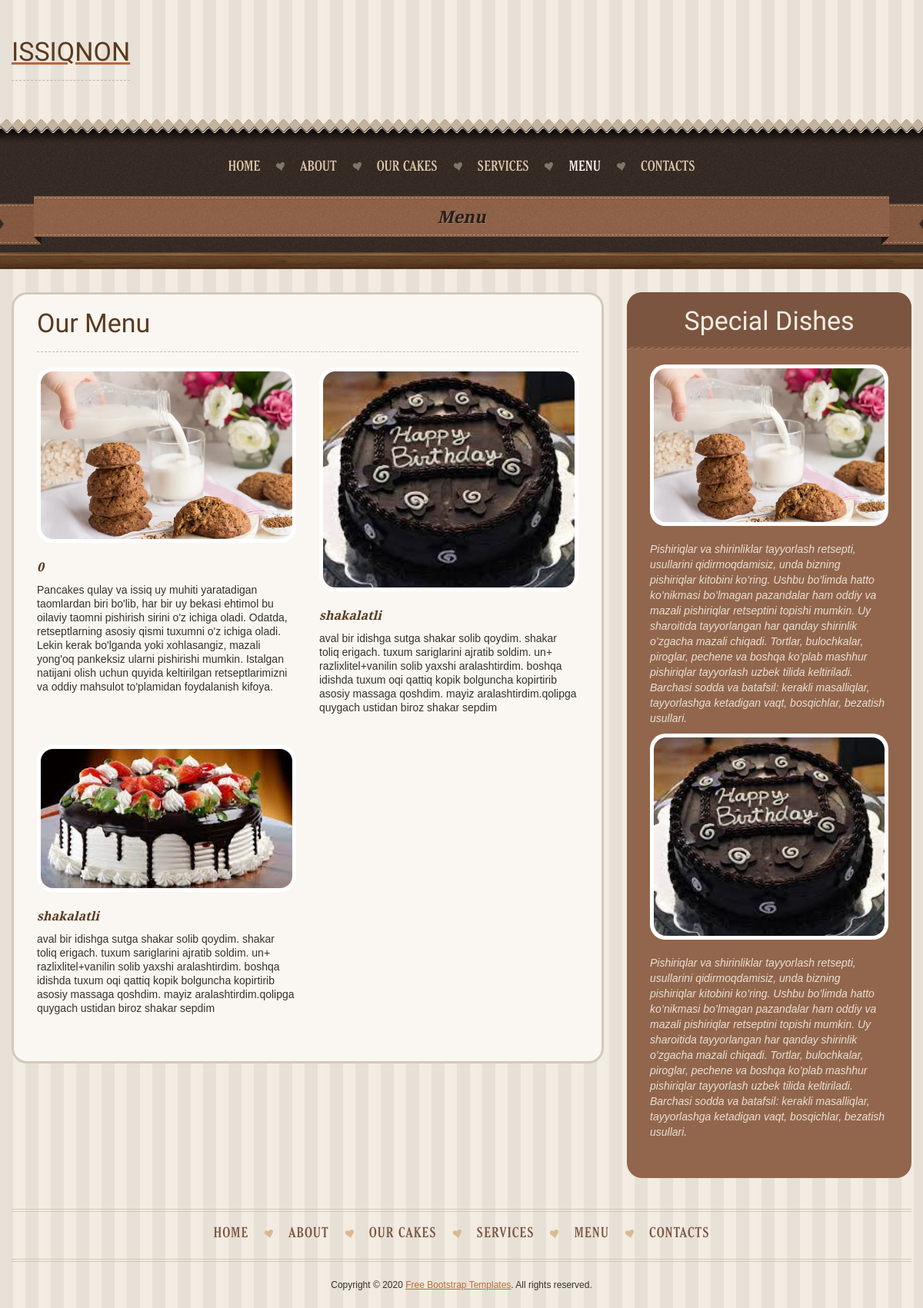
Before: /menu with the older database file.
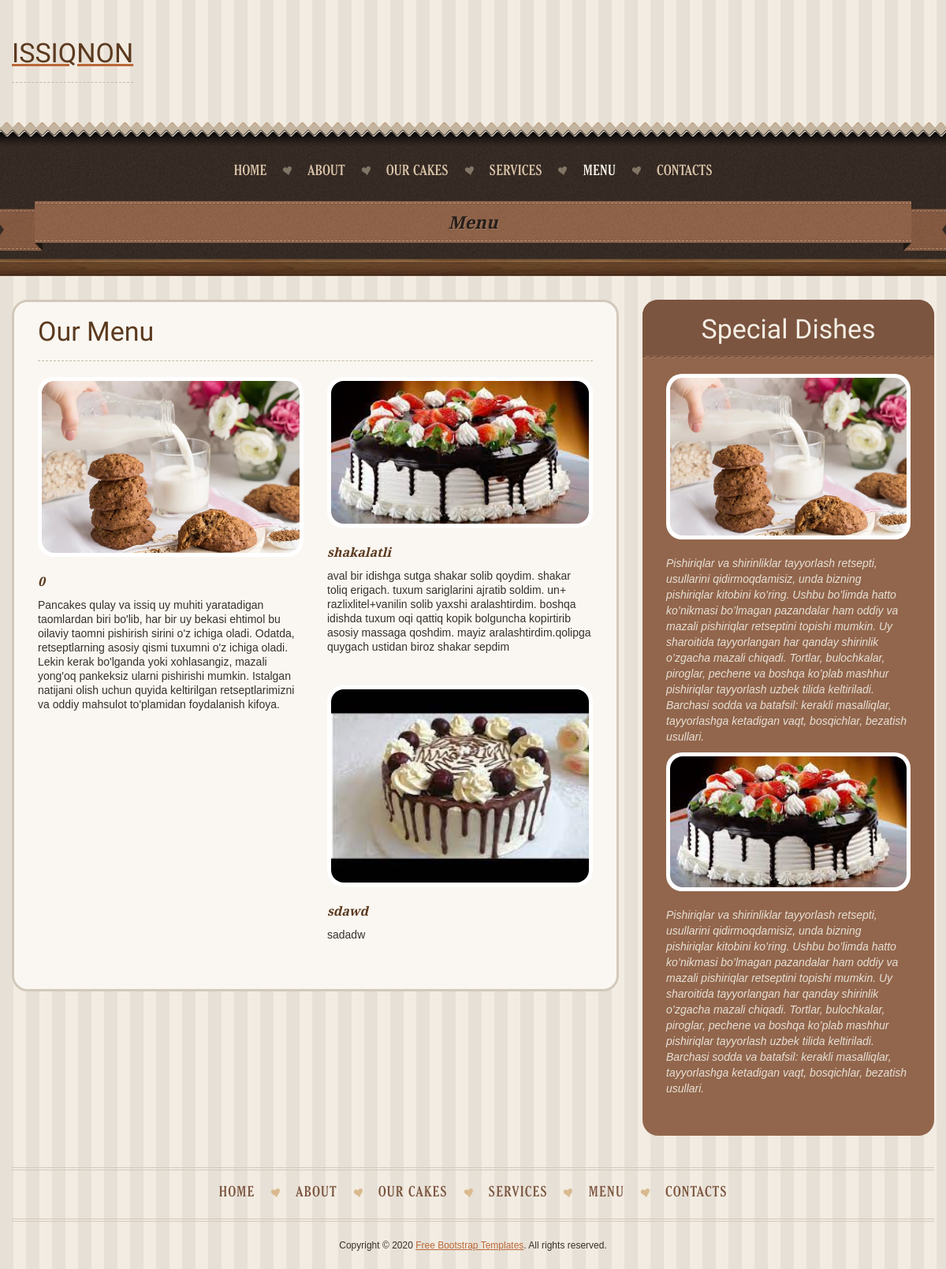
After: the same page with the newer database file.
### blog/models.py (models this page shows, shortened)
class Product(models.Model):
    category = models.ForeignKey(Category,related_name="products",on_delete=models.CASCADE,verbose_name='katalog')
    name = models.CharField(max_length=50)
    image = models.ImageField(upload_to='image')
    short_text = models.CharField(max_length=200)
    desc = models.TextField(blank=True)
    price = models.PositiveIntegerField(default=0)

### blog/views.py (the view)
# urls.py: path('menu',MenuView.as_view(),name="menu"),
class MenuView(TemplateView):
    template_name = 'index-4.html'
    def get_context_data(self, **kwargs):
        context = super().get_context_data(**kwargs)
        category = Category.objects.all()
        product = Product.objects.all()[5:]
        context = {'category':category,'product':product}
        return context

### templates/index-4.html (shortened to what this page needs)
{% load static %}
<!DOCTYPE html>
<html lang="en">
<head>
<link rel="stylesheet" href="/static/css/bootstrap.css" type="text/css" media="screen">
<link rel="stylesheet" href="/static/css/bootstrap-responsive.css" type="text/css" media="screen">
<link rel="stylesheet" href="/static/css/style.css" type="text/css" media="screen">
</head>
<body class="subpage">
<div id="main">
<div class="top1">
<div class="container">
<div class="row">
<div class="span12">
<div class="top1_inner clearfix">
	<header><div class="logo_wrapper"><a href="index.html" class="logo"><h1>ISSIQNON</h1></a></div></header>
</div>
</div>
</div>
</div>
</div>
<div class="hl1"></div>
<div class="hl2">
<div class="hl2_inner">
<div class="container">
<div class="row">
<div class="span12">
<div class="hl1_inner2">
	<div class="navbar navbar_">
		<div class="navbar-inner navbar-inner_">
			<div class="nav-collapse nav-collapse_ collapse">
				<ul class="nav sf-menu clearfix">
					<li><a href="{% url 'blog:index' %}">home</a></li>
					<li class="sub-menu sub-menu-1"><a href="{% url 'blog:about' %}">about</a>
					</li>
					<li><a href="{% url 'blog:products' %}">our cakes</a></li>
					<li><a href="{% url 'blog:service' %}">services</a></li>
					<li class="active"><a href="{% url 'blog:menu' %}">MENU</a></li>
					<li><a href="{% url 'blog:contact' %}">contacts</a></li>
				</ul>
			</div>
		</div>
	</div>
	<div class="page_title"><div class="page_title_left"></div><div class="page_title_px">Menu</div><div class="page_title_right"></div></div>
</div>
</div>
</div>
</div>
</div>
</div>
<div class="hl3"></div>
<div id="content">
<div class="container">
<div class="row">
<div class="span8">
<div class="box1">
	<h1>Our Menu</h1>
	<ul class="thumbnails thumbnails2">
        {% for p in product|slice:6 %}
		<li>
			<div class="thumbnail clearfix">
				<figure  class=""><img width="200" height="200" src="{{ p.image.url }}" alt=""></figure>
				<div class="caption">
					<h4>
						{{ p.short_text }}
					</h4>
					<p>
						{{ p.desc }}
					</p>
				</div>
			</div>
		</li>
        {% endfor %}
	</ul>
</div>
</div>
<div class="span4">
<div class="box2">
	<div class="box2_title"><h3>Special Dishes</h3></div>
	<div class="box2_inner">
		<div class="thumb4">
            {% for p in product|slice:2 %}
			<div class="thumbnail clearfix">
				<figure class="img-polaroid img-rounded"><img height="200" width="200" src="{{ p.image.url }}" alt=""></figure>
				<div class="caption">
					<p>
						Pishiriqlar va shirinliklar tayyorlash retsepti, usullarini qidirmoqdamisiz, unda bizning pishiriqlar kitobini ko’ring. Ushbu bo’limda hatto ko’nikmasi bo’lmagan pazandalar ham oddiy va mazali pishiriqlar retseptini topishi mumkin. Uy sharoitida tayyorlangan har qanday shirinlik o’zgacha mazali chiqadi. Tortlar, bulochkalar, piroglar, pechene va boshqa ko’plab mashhur pishiriqlar tayyorlash uzbek tilida keltiriladi. Barchasi sodda va batafsil: kerakli masalliqlar, tayyorlashga ketadigan vaqt, bosqichlar, bezatish usullari.
					</p>
				</div>
			</div>
            {% endfor %}
		</div>
	</div>
</div>
</div>
</div>
</div>
</div>
<div class="container">
<div class="row">
<div class="span12">
<div class="bot1">
<div class="bot1_inner">
	<div class="menu_bot">
	    <ul id="menu_bot" class="clearfix">
	      <li><a href="{% url 'blog:index' %}">home</a></li>
	      <li><a href="{% url 'blog:about' %}">about</a></li>
	      <li><a href="{% url 'blog:products' %}">our cakes</a></li>
	      <li><a href="{% url 'blog:service' %}">services</a></li>
	      <li><a href="{% url 'blog:menu' %}">MENU</a></li>
	      <li><a href="{% url 'blog:contact' %}">contacts</a></li>
	    </ul>
	</div>
</div>
</div>
<footer>
	<div class="copyright">Copyright © 2020 <a href="https://gridgum.com/themes/category/free/">Free Bootstrap Templates</a>. All rights reserved.</div>
</footer>
</div>
</div>
</div>
</div>
</body>
</html>

Changed rows visible on the page:
removed Product: image (picture), short_text "shakalatli", desc "aval bir idishga sutga shakar solib qoydim. shakar toliq erigach. tuxum sariglarini ajratib soldim. un+ razlixlitel+vanilin solib yaxshi aralashtirdim. boshqa idishda tuxum oqi qattiq kopik bolguncha kopirtirib asosiy massaga qoshdim. mayiz aralashtirdim.qolipga quygach ustidan biroz shakar sepdim"
added Product: image (picture), short_text "sdawd", desc "sadadw", shown under "Our Menu"
